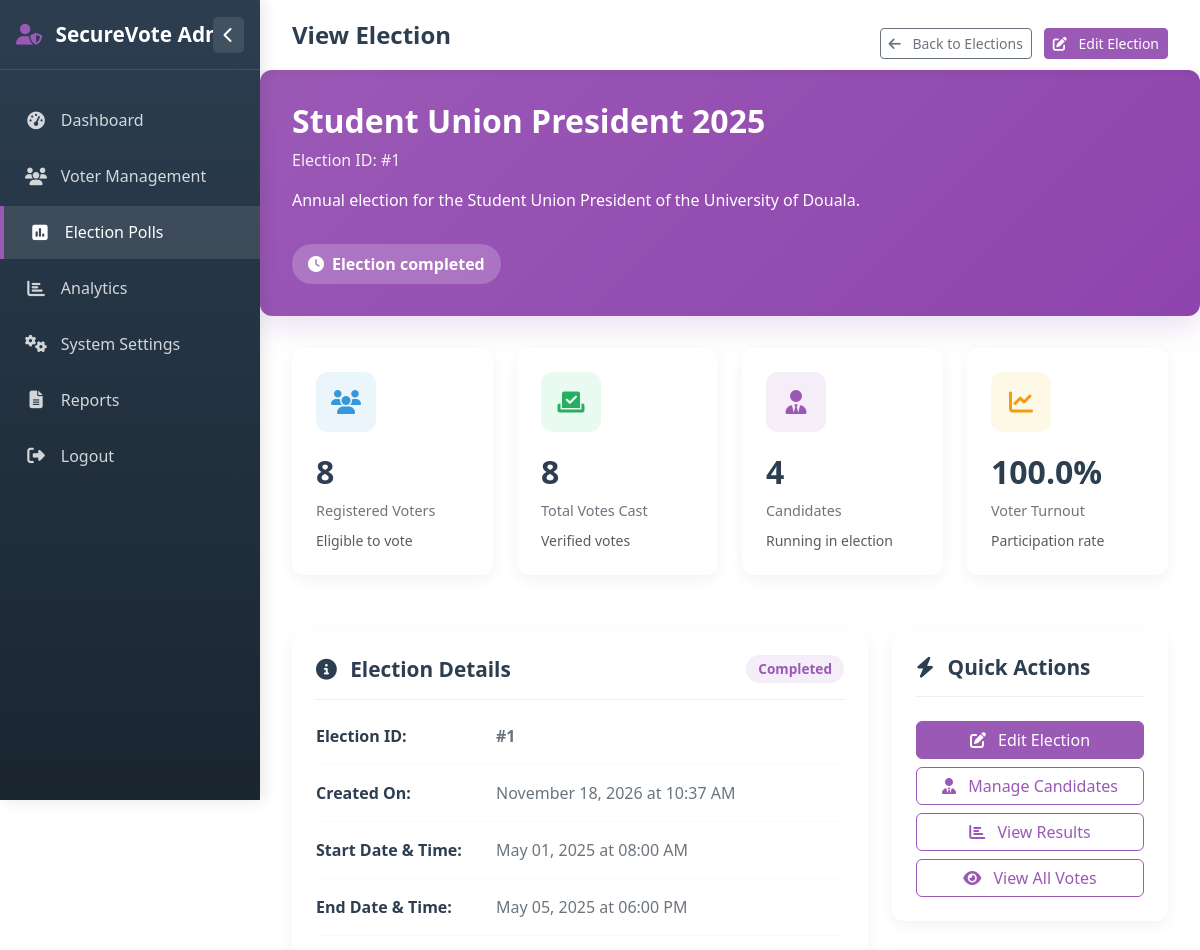
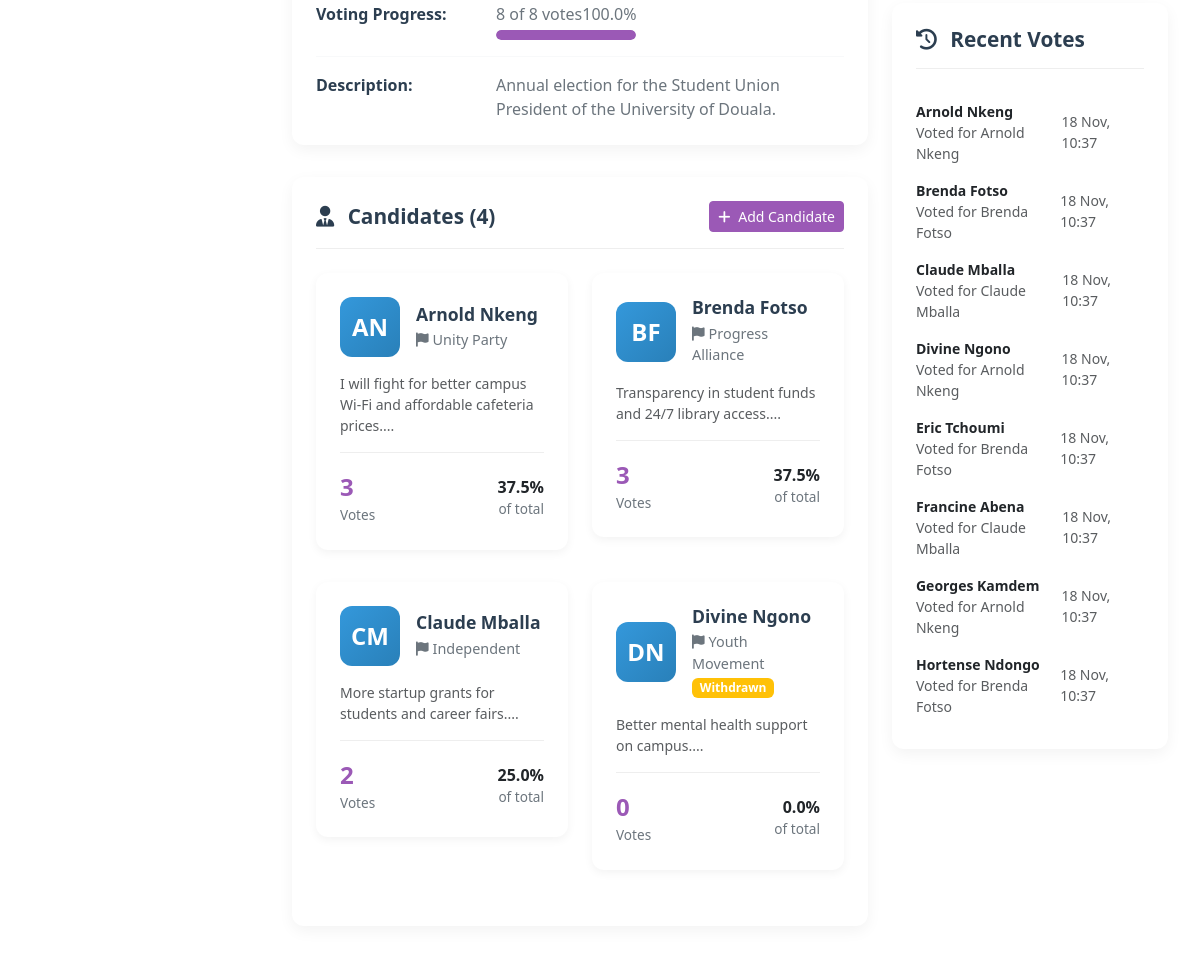
/view_election.php?id=1 (signed in), run on the app's committed database (2 pictures, top to bottom).
### tables this page shows
CREATE TABLE IF NOT EXISTS `elections` (
  `id` int NOT NULL AUTO_INCREMENT,
  `title` varchar(200) NOT NULL,
  `description` text,
  `start_datetime` datetime NOT NULL,
  `end_datetime` datetime NOT NULL,
  `status` enum('draft','upcoming','active','completed','cancelled') DEFAULT 'draft',
  `created_at` timestamp NULL DEFAULT CURRENT_TIMESTAMP,
  PRIMARY KEY (`id`)
);

CREATE TABLE IF NOT EXISTS `candidates` (
  `id` int NOT NULL AUTO_INCREMENT,
  `voter_id` int NOT NULL,
  `election_id` int NOT NULL,
  `party_affiliation` varchar(100) DEFAULT NULL,
  `biography` text,
  `campaign_statement` text,
  `profile_image` varchar(255) DEFAULT NULL,
  `status` enum('pending','approved','disqualified','withdrawn') DEFAULT 'pending',
  `created_at` timestamp NULL DEFAULT CURRENT_TIMESTAMP,
  PRIMARY KEY (`id`),
  KEY `voter_id` (`voter_id`),
  KEY `election_id` (`election_id`)
);

CREATE TABLE IF NOT EXISTS `voters` (
  `id` int NOT NULL AUTO_INCREMENT,
  `full_name` varchar(100) NOT NULL,
  `email` varchar(100) NOT NULL,
  `dob` date NOT NULL,
  `contact` varchar(20) NOT NULL,
  `address` text NOT NULL,
  `status` enum('pending','verified','suspended') DEFAULT 'pending',
  `created_at` timestamp NULL DEFAULT CURRENT_TIMESTAMP,
  `password` varchar(100) NOT NULL,
  PRIMARY KEY (`id`)
);

CREATE TABLE IF NOT EXISTS `votes` (
  `id` bigint NOT NULL AUTO_INCREMENT,
  `voter_id` int NOT NULL,
  `election_id` int NOT NULL,
  `candidate_id` int NOT NULL,
  `vote_timestamp` timestamp NULL DEFAULT CURRENT_TIMESTAMP,
  `status` enum('pending','verified','invalid','rejected') DEFAULT 'pending',
  `verified_at` timestamp NULL DEFAULT NULL,
  PRIMARY KEY (`id`),
  KEY `voter_id` (`voter_id`),
  KEY `election_id` (`election_id`),
  KEY `candidate_id` (`candidate_id`)
);

### view_election.php (the view, shortened to what the rows shown need)
<?php
include "db_connection.php";
include "app/model/elections.php";
include "app/model/candidates.php";
include "app/model/votes.php";
include "app/model/voters.php";
$election_id = $_GET['id'];
$election = get_election_by_id($conn, $election_id);
include "election_status.php";
$candidates = get_candidates_by_election($conn, $election_id);
$recent_votes = get_recent_votes_by_election($conn, $election_id);
$now = new DateTime();
$start_date = new DateTime($election['start_datetime']);
$end_date = new DateTime($election['end_datetime']);
$time_remaining = '';
if($election['status'] == 'active') {
    $is_active = true;
    if($now < $end_date) {
        $interval = $now->diff($end_date);
        $time_remaining = $interval->format('%a days, %h hours, %i minutes remaining');
    } else {
        $time_remaining = 'Ended';
    }
} elseif($election['status'] == 'upcoming') {
    $is_upcoming = true;
    $interval = $now->diff($start_date);
    $time_remaining = $interval->format('%a days, %h hours, %i minutes until start');
} elseif($election['status'] == 'completed') {
    $time_remaining = 'Election completed';
}
$created_date = date('F d, Y \a\t h:i A', strtotime($election['created_at']));
$start_date_formatted = date('F d, Y \a\t h:i A', strtotime($election['start_datetime']));
$end_date_formatted = date('F d, Y \a\t h:i A', strtotime($election['end_datetime']));
$num_votes_cast = get_election_votes($conn, $election['id']);
if ($num_votes_cast != 0) {
    $votes_cast = count($num_votes_cast);
} else {
    $votes_cast = 0;
}
?>
<!DOCTYPE html>
<html lang="en">
<head>
    <link rel="stylesheet" href="css/style.css">
    <link href="https://cdn.jsdelivr.net/npm/bootstrap@5.3.0-alpha1/dist/css/bootstrap.min.css" rel="stylesheet">
    <link rel="stylesheet" href="https://cdnjs.cloudflare.com/ajax/libs/font-awesome/6.4.0/css/all.min.css">
    <link rel="stylesheet" href="https://cdn.jsdelivr.net/npm/sweetalert2@11/dist/sweetalert2.min.css">
</head>
<body>
    <div id="main-content">
        <header id="main-header">
            <div class="header-left">
                <h1>View Election</h1>
            </div>
        </header>
        <div class="election-header-card">
            <h1 class="election-title"><?= htmlspecialchars($election['title']) ?></h1>
            <div class="election-id">Election ID: #<?= $election['id'] ?></div>
            <?php if(!empty($election['description'])): ?>
            <p class="mb-3"><?= htmlspecialchars($election['description']) ?></p>
            <?php endif; ?>
            <?php if($time_remaining): ?>
            <div class="time-remaining">
                <i class="fas fa-clock me-2"></i><?= $time_remaining ?>
            </div>
            <?php endif; ?>
        </div>
        <main class="dashboard-content">
            <div class="row">
                <div class="col-lg-8 mb-4">
                    <div class="info-card">
                        <div class="card-header">
                            <h3><i class="fas fa-info-circle me-2"></i> Election Details</h3>
                            <?php
                            $status_badge = '';
                            switch($election['status']) {
                                case 'completed': $status_badge = 'status-completed'; break;
                            }
                            ?>
                            <span class="status-badge <?= $status_badge ?>"><?= ucfirst($election['status']) ?></span>
                        </div>
                        <div class="info-item">
                            <div class="info-value"><strong>#<?= $election['id'] ?></strong></div>
                        </div>
                        <div class="info-item">
                            <div class="info-label">Created On:</div>
                            <div class="info-value"><?= $created_date ?></div>
                        </div>
                        <div class="info-item">
                            <div class="info-label">Start Date & Time:</div>
                            <div class="info-value"><?= $start_date_formatted ?></div>
                        </div>
                        <div class="info-item">
                            <div class="info-label">End Date & Time:</div>
                            <div class="info-value"><?= $end_date_formatted ?></div>
                        </div>
                        <?php if(!empty($election['description'])): ?>
                        <div class="info-item">
                            <div class="info-label">Description:</div>
                            <div class="info-value"><?= htmlspecialchars($election['description']) ?></div>
                        </div>
                        <?php endif; ?>
                    </div>
                    <div class="info-card">
                        <?php if($candidates != 0): ?>
                            <div class="row">
                                <?php foreach($candidates as $candidate):
                                    $voter_name = get_voter_name_by_id($conn, $candidate['voter_id']);
                                    $initials = '';
                                    if($voter_name) {
                                        $name_parts = explode(' ', $voter_name);
                                        if(count($name_parts) >= 2) {
                                            $initials = strtoupper(substr($name_parts[0], 0, 1) . substr($name_parts[count($name_parts)-1], 0, 1));
                                        } else {
                                            $initials = strtoupper(substr($voter_name, 0, 2));
                                        }
                                    } else {
                                        $initials = '??';
                                    }
                                    $data = array($election_id, $candidate['id']);
                                    $candidate_votes = get_candidate_votes($conn, $data);
                                    if($candidate_votes != 0){
                                        $candidate_votes = count($candidate_votes);
                                    }
                                    $vote_percentage = $votes_cast > 0 ? ($candidate_votes / $votes_cast) * 100 : 0;
                                ?>
                                <div class="col-md-6 mb-3">
                                    <div class="candidate-card">
                                        <div class="candidate-header">
                                            <div class="candidate-avatar">
                                                <?= $initials ?>
                                            </div>
                                            <div class="candidate-info">
                                                <h4><?= htmlspecialchars($voter_name ?: 'Unknown Candidate') ?></h4>
                                                <?php if(!empty($candidate['party_affiliation'])): ?>
                                                <div class="candidate-party">
                                                    <i class="fas fa-flag me-1"></i><?= htmlspecialchars($candidate['party_affiliation']) ?>
                                                </div>
                                                <?php endif; ?>
                                                <?php if($candidate['status'] != 'approved'): ?>
                                                <span class="badge bg-warning mt-1"><?= ucfirst($candidate['status']) ?></span>
                                                <?php endif; ?>
                                            </div>
                                        </div>
                                        <?php if(!empty($candidate['campaign_statement'])): ?>
                                        <p class="small text-muted mb-2"><?= substr(htmlspecialchars($candidate['campaign_statement']), 0, 100) ?>...</p>
                                        <?php endif; ?>
                                        <div class="candidate-stats">
                                            <div>
                                                <div class="vote-count"><?= $candidate_votes ?></div>
                                                <div class="vote-label">Votes</div>
                                            </div>
                                            <div class="text-end">
                                                <div class="fw-semibold"><?= number_format($vote_percentage, 1) ?>%</div>
                                                <div class="vote-label">of total</div>
                                            </div>
                                        </div>
                                    </div>
                                </div>
                                <?php endforeach; ?>
                            </div>
                        <?php endif; ?>
                    </div>
                </div>
                <div class="col-lg-4 mb-4">
                    <div class="info-card">
                        <?php if($recent_votes != 0): ?>
                            <div class="list-group list-group-flush">
                                <?php foreach($recent_votes as $vote):
                                    $voter_name = get_voter_name_by_id($conn, $vote['voter_id']);
                                    $candidate_name = get_candidate_name_by_id($conn, $vote['candidate_id']);
                                    $vote_time = date('d M, H:i', strtotime($vote['vote_timestamp']));
                                ?>
                                <div class="list-group-item border-0 px-0 py-2">
                                    <div class="d-flex justify-content-between align-items-center">
                                        <div>
                                            <div class="fw-semibold small"><?= htmlspecialchars($voter_name ?: 'Unknown Voter') ?></div>
                                            <div class="text-muted small">Voted for <?= htmlspecialchars($candidate_name ?: 'Unknown Candidate') ?></div>
                                        </div>
                                        <div class="text-muted small"><?= $vote_time ?></div>
                                    </div>
                                </div>
                                <?php endforeach; ?>
                            </div>
                        <?php endif; ?>
                    </div>
                </div>
            </div>
        </main>
    </div>
</body>
</html>

### data on the page
elections: title "Student Union President 2025", id "1", description "Annual election for the Student Union President of the University of Douala.", status "Election completed", status "Completed", created_at "November 18, 2026 at 10:37 AM", start_datetime "May 01, 2025 at 08:00 AM", end_datetime "May 05, 2025 at 06:00 PM"
candidates: voter.full_name "AN", voter.full_name "Arnold Nkeng", party_affiliation "Unity Party", campaign_statement "I will fight for better campus Wi-Fi and affordable cafeteria prices.", candidate_votes "3", vote_percentage "37.5"
candidates: voter.full_name "BF", voter.full_name "Brenda Fotso", party_affiliation "Progress Alliance", campaign_statement "Transparency in student funds and 24/7 library access.", candidate_votes "3", vote_percentage "37.5"
candidates: voter.full_name "CM", voter.full_name "Claude Mballa", party_affiliation "Independent", campaign_statement "More startup grants for students and career fairs.", candidate_votes "2", vote_percentage "25.0"
candidates: voter.full_name "DN", voter.full_name "Divine Ngono", party_affiliation "Youth Movement", status "Withdrawn", campaign_statement "Better mental health support on campus.", candidate_votes "0", vote_percentage "0.0"
votes: voter.full_name "Arnold Nkeng", candidate.full_name "Arnold Nkeng", vote_timestamp "18 Nov, 10:37"
votes: voter.full_name "Brenda Fotso", candidate.full_name "Brenda Fotso", vote_timestamp "18 Nov, 10:37"
votes: voter.full_name "Claude Mballa", candidate.full_name "Claude Mballa", vote_timestamp "18 Nov, 10:37"
votes: voter.full_name "Divine Ngono", candidate.full_name "Arnold Nkeng", vote_timestamp "18 Nov, 10:37"
votes: voter.full_name "Eric Tchoumi", candidate.full_name "Brenda Fotso", vote_timestamp "18 Nov, 10:37"
votes: voter.full_name "Francine Abena", candidate.full_name "Claude Mballa", vote_timestamp "18 Nov, 10:37"
votes: voter.full_name "Georges Kamdem", candidate.full_name "Arnold Nkeng", vote_timestamp "18 Nov, 10:37"
votes: voter.full_name "Hortense Ndongo", candidate.full_name "Brenda Fotso", vote_timestamp "18 Nov, 10:37"

### other printed values
$total_voters "8"
$votes_cast "8"
$num_candidates "4"
$voting_percentage "100.0"
